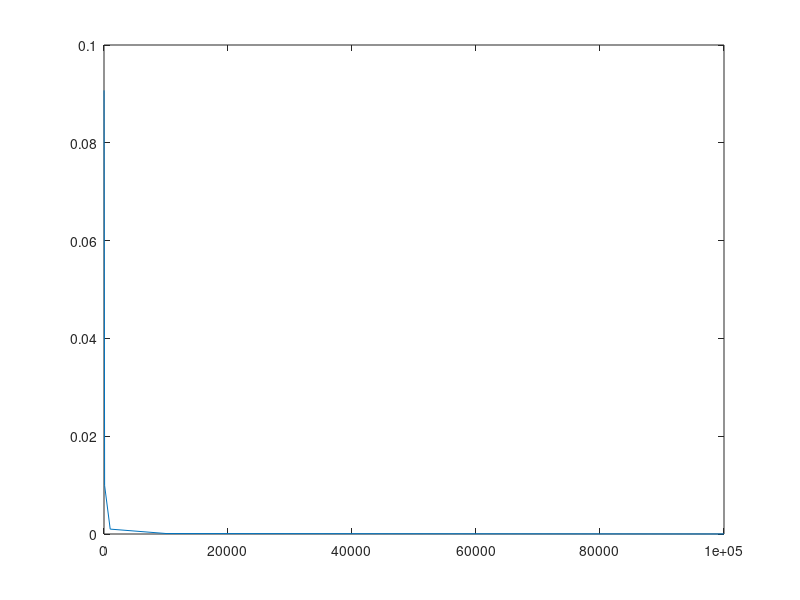

Here is the MATLAB script that generated this plot:
clc;
clear all;
m=[10 100 1000 10000 100000]
errors=[]
for i=1:length(m)
  pi_1=0
  for k=0:m(i)
    pi_1=pi_1+((4*(-1)^k)/(2*k+1))
  endfor
  errors(i)=pi_1-pi;
 endfor
 plot(m,errors)
